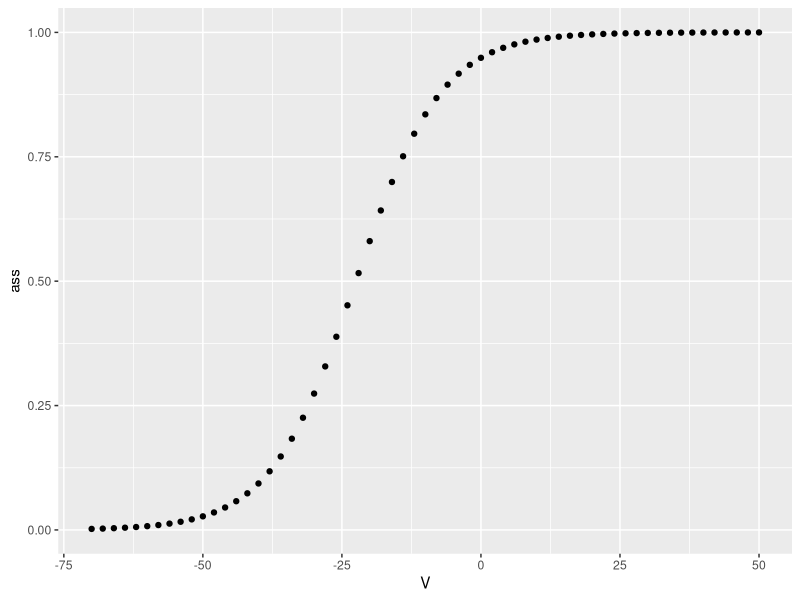
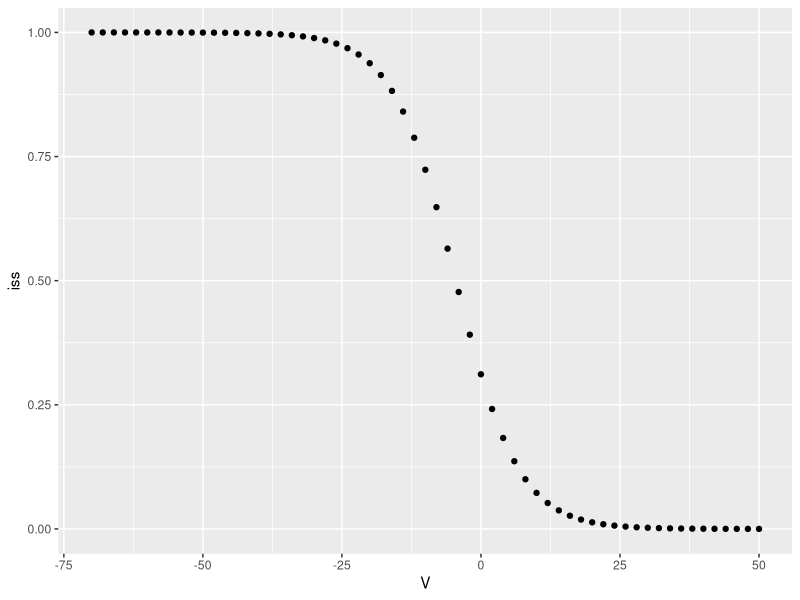
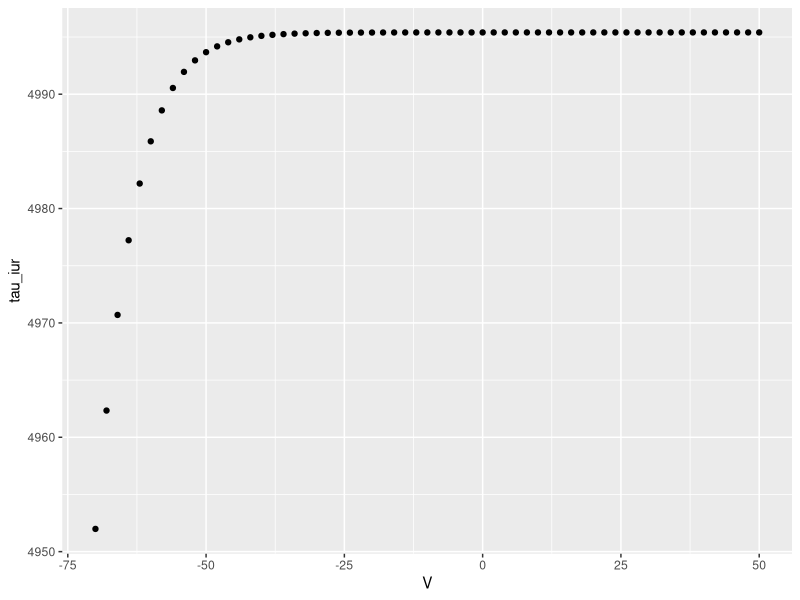
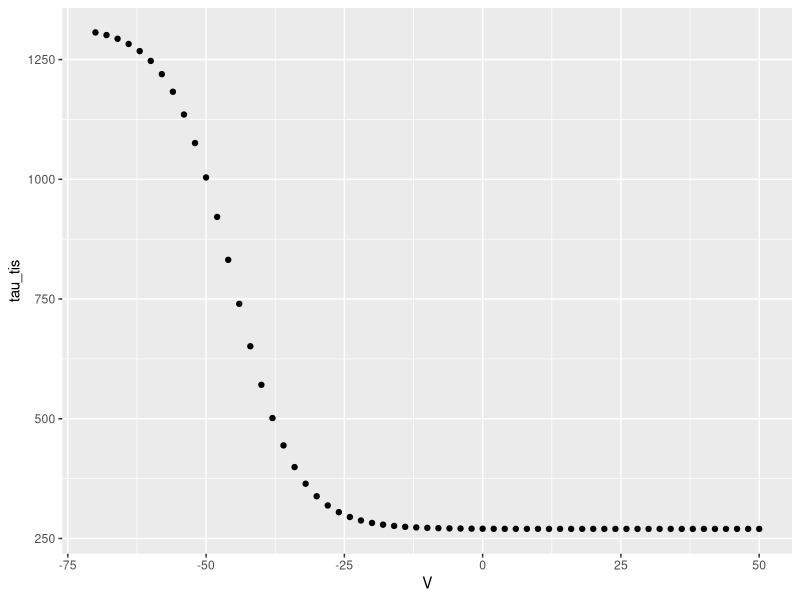
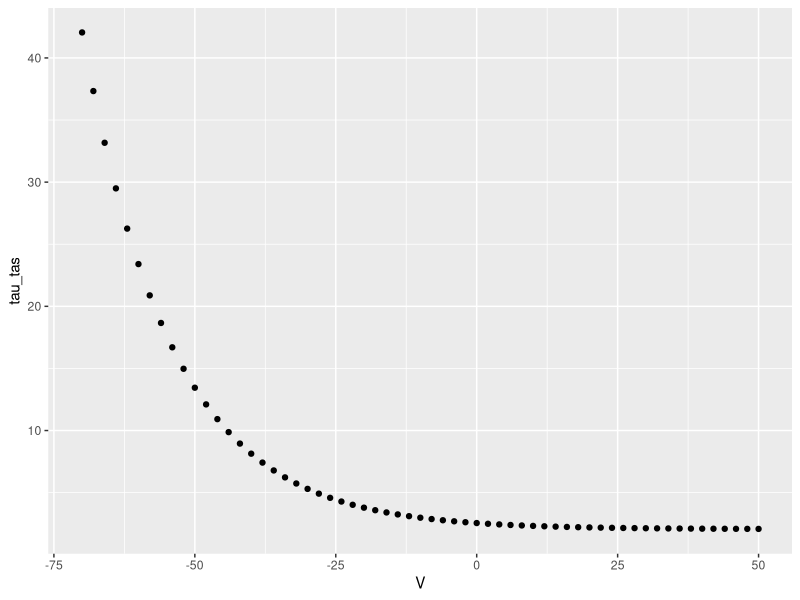
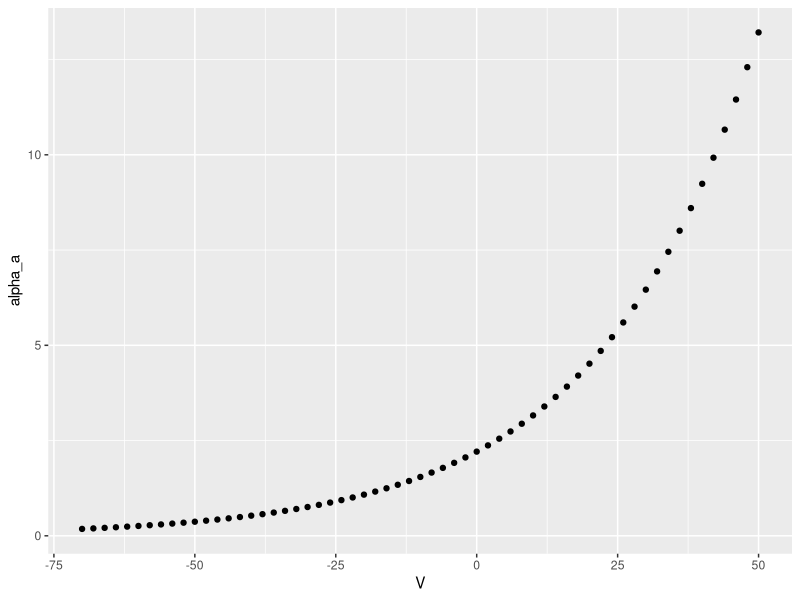
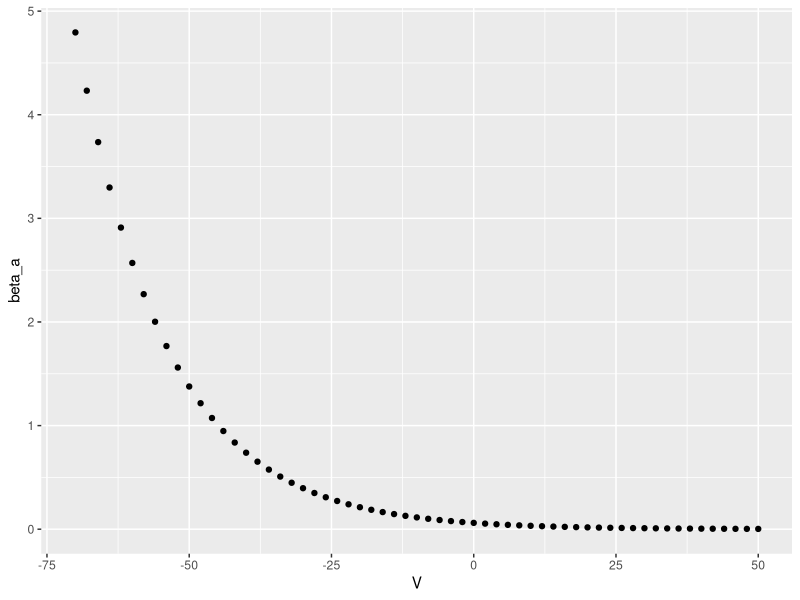
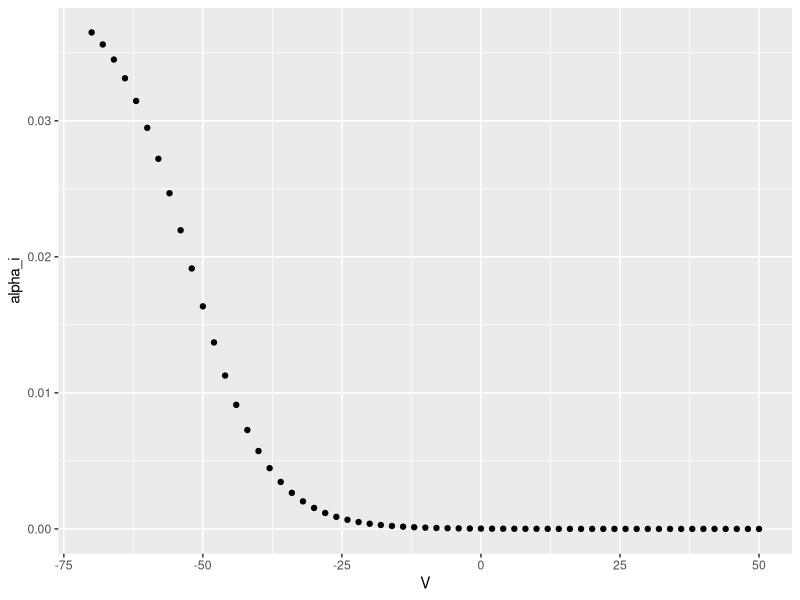

Write R code to recreate these figures, in order.
library(tidyverse)


V <- seq(-70, 50, by = 2)
# t <- seq()
# Vt <- 

ass_fn <- function(V) {return(1/(1+exp(-(V+22.5)/7.7)))}
ass <- ass_fn(V)
qplot(V, ass)

iss_fn <- function(V) {return(1/(1+exp((V+4.52)/5.7)))}
tau_iur_fn <- function(V) {return(4995.4-170/(1+exp((V+76.1)/5.7)))}
iur_fn <- function(t, V) {
  iss <- iss_fn(V)
  tau_iur <- tau_iur_fn(V)
  return(iss - (iss - 0.998543)*exp(-t/tau_iur))
}
iss <- iss_fn(V)
qplot(V, iss)
tau_iur <- tau_iur_fn(V)
qplot(V, tau_iur)
iur <- 

tau_tis_fn <- function(V) {return(270+1050/(1+exp((V+45.2)/5.7)))}
tau_tis <- tau_tis_fn(V)
qplot(V, tau_tis)

tau_tas_fn <- function(V) {return(0.493*exp(-0.0628*V)+2.058)}
tau_tas <- tau_tas_fn(V)
qplot(V, tau_tas)

alpha_a_fn <- function(V) {return(0.18064*exp(0.03577*(V+70)))}
alpha_a <- alpha_a_fn(V)
qplot(V, alpha_a)

beta_a_fn <- function(V) {return(0.3956*exp(-0.06237*(V+30)))}
beta_a <- beta_a_fn(V)
qplot(V, beta_a)

alpha_i_fn <- function(V) {return((0.000152*exp(-(V+13.5)/7.0))/(0.067083*exp(-(V+33.5)/7.0)+1))}
alpha_i <- alpha_i_fn(V)
qplot(V, alpha_i)

beta_i_fn <- function(V) {return((0.00095*exp((V+70.5)/7.0))/(0.051335*exp((V+70.5)/7.0)+1))}
beta_i <- beta_i_fn(V)
plot(V, beta_i)

## Dongping -----
std_ss <- function(V, x1, x2) {return(1/(1+exp(-(V-x1)/x2)))}
ext_ss <- function(V, x1, x2, x3, x4) {
  oper1 <- (0.21)/(1+exp(-(V-x1)/x2))
  oper2 <- (0.79)/(1+exp(-(V-x3)/x3))
  return(oper1 + oper2)
}

# WT
ass <- std_ss(V, -0.3, 12)
iss <- std_ss(V, -37.40, -4.10)
ars <- std_ss(V, -14.70, 8.20)
irs <- ext_ss(V, -81.46, -5.98, -34.31, -4.31)

ass <- std_ss(V, 7.40, 14)
iss <- std_ss(V, -36.20, -4.90)

qplot(V, ass)
qplot(V, iss)
qplot(V, ars)
qplot(V, irs)

# ST3Gal4
